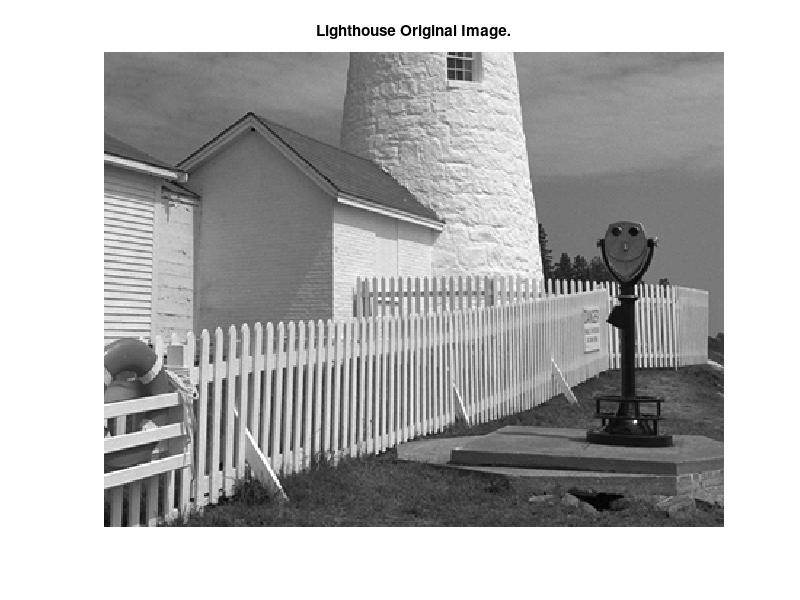
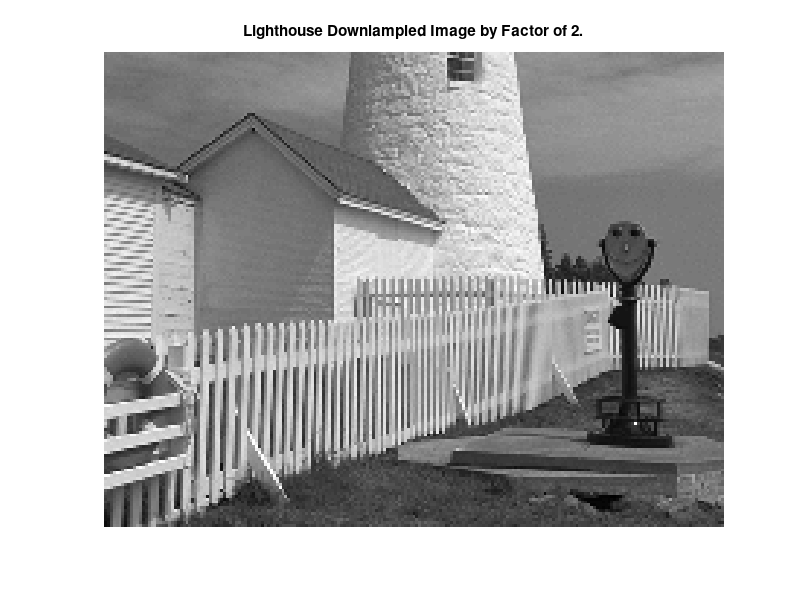
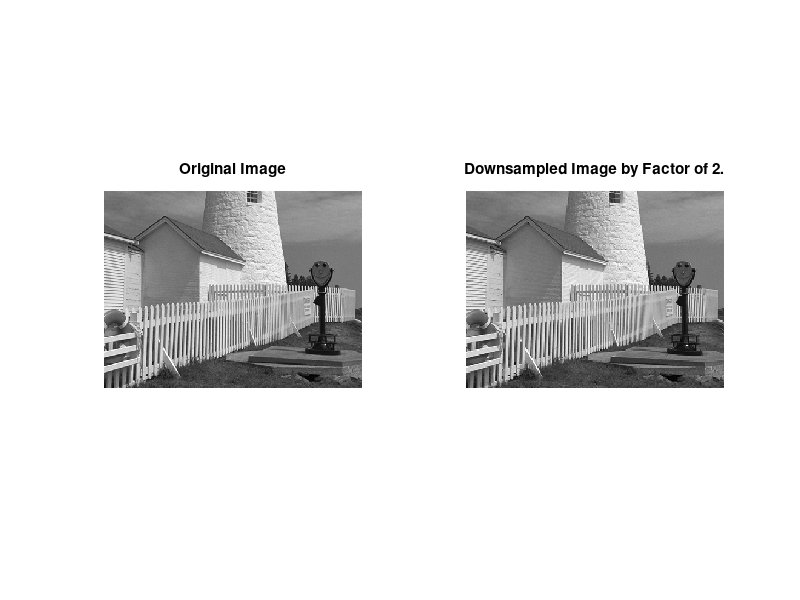
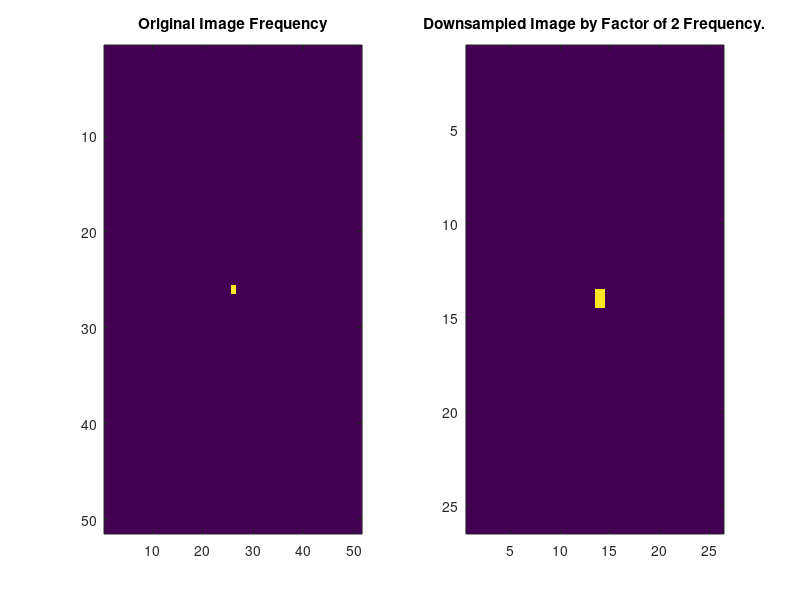

Here is the MATLAB script that generated these plots, in order:
% ========================================================================== 
% ECE 5530/ ECE 6530 Digital Signal Processing, ECE Dep., The University of Utah 
% Group Project
% Team: Kyle G. Gayliyev, Skylar Stockham, Eddie Franco
% ========================================================================== 
close all;
clear;

%% Sampling, Aliasing and Reconstruction : Lab P8 Exercise: 3 Lab Exercises 
%% Overvew
% The objective in this lab is to introduce digital images as a second 
% useful signal type. We will show how the A-to-D sampling and the D-to-A 
% reconstruction processes are carried out for digital images. 
% In particular, we will show a commonly used method of image zooming is 
% actually D/A reconstruction, but it gives “poor” results—a later lab will 
% revisit this issue and do a better job.

 %% 3.1 Down-Sampling 
 %% Questions. 
 % Answer the following questions for the lighthouse picture,
 % downsampled by two.
 % a) Describe how the aliasing appears visually. Compare the original to 
 % the downsampled image. Which parts of the image show the aliasing 
 % effects most dramatically?
 % b) This part is challenging: explain why the aliasing happens in the 
 % lighthouse image by using a “frequency domain” explanation. 
 % In other words, estimate the frequency of the features that are 
 % being aliased. Give this frequency as a number in cycles per pixel. 
 % (Note that the fence provides a sort of “spatial chirp” where the 
 % spatial frequency increases from left to right.) Can you relate your 
 % frequency estimate to the Sampling Theorem?
 % You might try zooming in on a very small region of both the original 
 % and downsampled images.
%% Answers. 
% First, let's downsample the lighthouse picture by two. To do so,
% we upload the "lighthouse.mat" given file. Then, we apply the following
% formula to download it and save the downloaded file into a new
% variable.

% Upload the "lighthouse.mat" given file
% lighthouse = importdata('lighthouse.mat');
load lighthouse.mat;

% Downsampling the lighthouse image by factor of 2
%Formula: wp = ww(1:p:end,1:p:end); %downsampling the "ww" by a factor of p.
downsampled_lh_2 = xx(1:2:end,1:2:end); % size : 163x213
whos;

%% 3.1a) 
% Let's draw the image so that we can see and compare the results.
% Plot the original lighthouse image 

figure('Name','Lighthouse Original Image.');
clf;
imshow(xx); title('Lighthouse Original Image.');

% Plot the downsampled lighthouse image 
figure('Name','Lighthouse Downlampled Image by Factor of 2.');
clf;
imshow(downsampled_lh_2);
title('Lighthouse Downlampled Image by Factor of 2.');

% Comparing both on the same figure
figure('Name','Comparing Lighthouse Original VS Downlampled Image by Factor of 2.');
clf;

subplot(1, 2, 1); imshow(xx); 
title('Original Image');
subplot(1, 2, 2); imshow(downsampled_lh_2); 
title('Downsampled Image by Factor of 2.');

% subplot(2,1,1);
% imshow(xx);
% subplot(2,1,2);
% imshow(downsampled_lh);

% Aliasing appears visually as jagged edges, stair-step patterns, or 
% a "pixelated" look, particularly along sharp transitions between 
% colors or high-contrast areas in the image.
% In this example, the downsampled image appears less smooth and more 
% distorted compared to the original lighthouse picture. Due to aliasing, 
% some part of the fence, and the lighthouse itself appear blurred or 
% distorted in the downsampled version. The aliasing effect is most 
% noticeable in areas with fine details, such as the roof shingles, 
% the fence, and the edges of the windows and doors.

% In summary, where high spatial frequencies are present in the downsampled 
% image, aliasing is visually represented as a distorted, jagged pattern. 
% The aliasing effect is especially apparent in regions with fine details, 
% such the fence, the windows and door margins, and the roof shingles, 
% when comparing the downsampled and original lighthouse image.

%% 3.1b) 

% Frequency Domain Analysis
reg_original = xx(100:150, 100:150); %Extract the regions of interest
reg_downsampled = downsampled_lh_2(50:75, 50:75);

% Perform 2D Fourier Transform to analyze the frequency
fft_original = fft2(reg_original); 
fft_downsampled = fft2(reg_downsampled);

% Frequency Estimation and Comparation
figure('Name','Frequency Estimation and Comparation.');
subplot(1, 2, 1); imagesc(abs(fftshift(fft_original))); 
title('Original Image Frequency');
subplot(1, 2, 2); imagesc(abs(fftshift(fft_downsampled))); 
title('Downsampled Image by Factor of 2 Frequency.');

% The lighthouse image's aliasing is caused by the downsampled image's 
% inability to completely capture the high frequency information in the 
% original image. This can be explained in the frequency domain by the 
% fact that the frequency of the aliased features is more than half of the 
% sampling rate. This is called the Nyquist rate, and it says that the 
% sampling rate must to be more than twice the maximum frequency in the 
% original image to avoid aliasing.

% The lighthouse image's peak frequency is around one cycle per pixel 
% because the spatial frequency rises from left to right (the fence 
% creates a kind of "spatial chirp"). The maximum frequency that the 
% downsampled image can record is 0.5 cycles per pixel because it only 
% has half as many pixels as the original. Aliasing would occur at 
% frequencies higher than this.

% Because the downsampled image has a lower sampling rate (fewer pixels), 
% it is unable to capture the high frequency information seen in the 
% original image, which is why aliasing occurs. The Sampling Theorem, which 
% asserts that the sample rate must be more than twice the maximum 
% frequency in the signal in order to adequately capture it, is broken 
% by this.

% The reason for the aliasing is that the high frequency information 
% in the original image is not captured by the downsampled version. 
% About 150 cycles per pixel is the highest frequency found in the original 
% image. The sample Theorem states that the sample rate must be at least 
% twice the highest frequency in the image, or 2*150 = 300 cycles per 
% pixel, in order to prevent aliasing. Aliasing comes from the downsampled 
% image's inability to capture high frequency information due to its 
% sampling rate of only 150 cycles per pixel.

%% 3.2 Reconstruction of Images

% When an image has been sampled, we can fill in the missing samples by 
% doing interpolation. For images, this would be analogous which is part 
% of the reconstruction process in a D-to-A converter. We could use a 
% “square pulse” or a “triangular pulse” or other pulse shapes for the 
% reconstruction.

% For the reconstruction experiment, we'll use the lighthouse image, 
% down-sampled by a factor of 3.

% Downsampling the lighthouse image by factor of 3
downsampled_lh_3 = xx(1:3:end,1:3:end); % size : 109x142
whos;

% Plot the downsampled lighthouse image 
figure('Name','Lighthouse Downlampled Image by Factor of 3.');
clf;
imshow(downsampled_lh_3);
title('Lighthouse Downlampled Image by Factor of 3.');
% The goal is to reconstruct an approximation to the original lighthouse 
% image, which is the size of 256x256, from the smaller down-sampled image.

%% 3.2a) 
% The simplest interpolation would be reconstruction with a square pulse 
% which produces a “zero-order hold.” Here is a method that works for 
% a one-dimensional signal (i.e., one row or one column of the image),
% assuming that we start with a row vector xr1, and the result is the
% row vector xr1hold.

xr1 = (-2).^(0:6);
L = length(xr1); % Length of the row vector xr1.
nn = ceil((0.999:1:4*L)/4); %<-- Rounds up to the integer part
xr1hold = xr1(nn); % The result row vector

% TASK1: Plot the vector xr1hold to verify that it is a zero-order hold 
% version derived from xr1.

figure('Name','Zero-order Hold Version.');
clf;
subplot(2, 1, 1); stem(xr1hold); hold on; plot(xr1hold);
xlabel('Square Pulse Producing a “zero-order Hold.”')
ylabel('The Result Row Vector');
hold off;
title('Plot of The Zero-order Hold Version.');
subplot(2, 1, 2); imshow(xr1hold);
title('Image of The Zero-order Hold Version.');


% TASK2: Explain what values are contained in the indexing vector nn.
% Answer: The indexing vector nn contains the indices used for zero-order 
% hold interpolation. The values that are contained in the indexing vector 
% nn are the integer values. 

% TASK3: If xr1hold is treated as an interpolated version of xr1, then 
% what is the interpolation factor?
% Answer: The interpolation factor is determined by the length of nn 
% relative to the original row length. Interpolation_factor = length(nn)/L;
% Using this formula, 

Interpolation_factor = length(nn)/L;

fprintf('The Interpolation Factor =');
disp(Interpolation_factor);

% The Interpolation Factor =     4.



%% 3.2b) 
% Process all the rows of downsampled_lh_3 to fill in the missing points. 
% Use the zero-order hold idea from part (a) with an interpolation factor 
% of 3. Call the result xholdrows. Display xholdrows as an image, and 
% compare it to the downsampled image downsampled_lh_3; compare the size 
% of the images as well as their content.

xholdrows = zeros(size(downsampled_lh_3));
for i = 1:size(downsampled_lh_3, 1)
    xr1 = downsampled_lh_3(i, :);  % Take one row at a time
    nn = ceil((0.999/1/4 * length(xr1)) / 4);
    xholdrows(i, :) = xr1(nn);
end

% Display xholdrows as an image
figure('Name','Zero-Order Hold Interpolation for Rows.');
clf;
imshow(xholdrows);
title('Zero-Order Hold Interpolation for Rows.');

% Compare xholdrows to downsampled_lh_3 in terms of size and content.

% It saves the interpolated rows in the matrix xholdrows and uses the same 
% zero-order hold interpolation method as in part (a) for every row.


% The final xholdrows matrix is shown as a picture, representing the full 
% image with interpolated rows. This illustrates how zero-order hold 
% interpolation is used to fill in the missing spots.

size_downsampled_lh_3 = length(downsampled_lh_3);
size_xholdrows= length(xholdrows);

fprintf(' The Size of downsampled_lh_3 =');
disp(size_downsampled_lh_3);
fprintf(' The Size of xholdrows =');
disp(size_xholdrows);

% xholdrows and downsampled_lh_3 both have some amount of data.

% xholdrows and downsampled_lh_3 picture comparation:

figure('Name','xholdrows and downsampled_lh_3 Image Comparation.');
clf;
subplot(1, 2, 1); imshow(downsampled_lh_3); 
title('Downsampled Lighthouse Image By Factor of 3.');
subplot(1, 2, 2); imshow(xholdrows);  
title('xholdrows Image.');

%% 3.2c) 
% Process all the columns of xholdrows to fill in the missing points 
% in each column and and call the result xhold. 
% Compare the result (xhold) to the original image lighthouse. 

% Fill in the missing points for all columns in xholdrows using zero-order
% hold interpolation:

xhold = zeros(size(xholdrows));
for i = 1:size(xholdrows, 2)
    xr1 = xholdrows(:, i);  % Take one column at a time
    nn = ceil((0.999/1/4 * length(xr1)) / 4);
    xhold(:, i) = xr1(nn);
end

% Looping through columns,the code iterates through all the columns of the
% xholdrows matrix obtained in part (b).
% Like section (a), the zero-order hold interpolation approach is applied 
% for each column, and the interpolated columns are stored in the matrix 
% xhold. The interpolation for the full image is finished in this stage.

figure('Name','xhold VS Original Lighthouse Image Comparation.');
clf;
subplot(1, 2, 1); imshow(xx); 
title('Original Lighthouse Image.');
subplot(1, 2, 2); imshow(xhold);  
title('xhold Image.');

%% 3.2d) 
% Linear interpolation can be done in MATLAB using the interp1 function 
% (that’s “interp-one”). Its default mode is linear interpolation, which 
% is equivalent to using the ’*linear’ option, but interp1 can also do 
% other types of polynomial interpolation.

% TASK: For the example of a 1-D signal below, what is the interpolation 
% factor when converting xr1_1 to xr1linear?

n1 = 0:6;
xr1_1 = (-2).^n1;
tti = 0:0.1:6; %-- locations between the n1 indices
xr1linear = interp1(n1,xr1_1,tti); %-- function is INTERP-ONE

figure('Name','Signal Example For Section 3.2d.');
clf;
stem(tti,xr1linear);hold on; plot(tti,xr1linear); hold off;
title('a 1-D Signal Example For Section 3.2d.');
xlabel('Locations between the n1 indices')
ylabel('Linear Interpolation')

% Interpolation Factor Calculation

L_xr1_1 = length(xr1_1); % Length of the row vector xr1_1.
Interpolation_factor_xr1_xr1linear = length(tti)/L_xr1_1;

fprintf('The Interpolation Factor When Converting xr1_1 to xr1linear =');
disp(Interpolation_factor_xr1_xr1linear);

% Answer: The Interpolation Factor Converting xr1_1 to xr1linear = 8.7143.

%% 3.2e) 
% In the case of the lighthouse image, we need to carry out a linear 
% interpolation operation on both the rows and columns of the down-sampled 
% image downsampled_lh_3. This requires two calls to the interp1 function,
% because one call will only process all the columns of a matrix.

% Name the interpolated output image xxlinear.


% Define the interpolation factor 
interpolation_f = 3;

% Initialize a matrix for an interpolated image
xxlinear = [];

% Perform linear interpolation for each row
% Iterate through rows of the downsampled image, perform linear 
% interpolation on each row separately.
for i = 1:size(downsampled_lh_3, 1)
    row = downsampled_lh_3(i, :);
    xxlinear_row = interp1(1:length(row), row, 1:(1/interpolation_f):length(row));
    xxlinear = [xxlinear; xxlinear_row];
end

%% 3.2f) 
% Task: Compare xxlinear to the original image lighthouse. Comment on the 
% visual appearance of the “reconstructed” image versus the original; 
% point out differences and similarities. 
% Can the reconstruction (i.e., zooming) process remove the aliasing 
% effects from the down-sampled lighthouse image?

% xxlinear and original lighthouse image comparation:

figure('Name','xxlinear and Original Lighthouse Image Comparation.');
clf;
subplot(2, 1, 1); imshow(xx); 
title('Original Lighthouse Image.');
subplot(2, 1, 2); imshow(xxlinear);  
title('xxlinear (Linear Interpolation) Image.');


% Compared the “reconstructed” image versus the original, we observe that
% the “reconstructed” image is low quality. It has aliasing. It looks wider
% and bigger, there are lots of quality issues on the fence, lighthouse
% structure, house structure, and telescope. The number of items are
% similar.

%  The linear interpolation reconstruction (i.e., zooming) process didn't 
% remove the aliasing effects from the down-sampled lighthouse image.

% No, a simple reconstruction process like zooming (interpolation) cannot 
% completely remove aliasing effects from a down-sampled image like a 
% lighthouse picture; once information is lost due to downsampling, it 
% cannot be fully recovered by simply zooming in, as the missing details 
% are not present in the original sampled data.

% When an image is downsampled, high-frequency details (like fine lines 
% or textures) can be misinterpreted as lower frequencies due to the 
% reduced sampling rate, creating the "jagged" aliasing effect.

% While zooming (which uses interpolation algorithms to fill in missing 
% pixels) can make an image appear larger, it cannot generate new 
% information that was lost during downsampling.

%% 3.2g) 

% TASK: Compare the quality of the linear interpolation result to the 
% zero-order hold result. 
% Point out regions where they differ and try to justify this difference 
% by estimating the local frequency content. In other words, look for 
% regions of “low-frequency” content and “high-frequency” content 
% and see how the interpolation quality is dependent on this factor.

% Differences between zero-order hold and linear interpolation
figure('Name','Zero-order Hold and Linear Interpolation Difference.');
clf;
subplot(2, 1, 1); imshow(xhold); 
title('Zero-order Hold Image.');
subplot(2, 1, 2); imshow(xxlinear);  
title('Linear Interpolation Image.');

% Low-frequency content refers to areas of an image with gradual changes 
% in color or intensity, like a flat background or large smooth surfaces.

% High-frequency content refers to areas with sharp changes in color or 
% intensity, like edges between objects, fine details, or textures.

% Compared to xhold, the linear interpolation image (xxlinear) is more 
% closely matches the original lighthouse image. Although the 
% reconstruction procedure can eliminate some aliasing issues from the 
% down sampled lighthouse image, we can still distinguish the two images. 
% This is because it is carried out linearly, for every column and row, 
% this method performs far better. Instead of viewing the full image as a 
% single, huge image, it breaks it up into smaller, more manageable 
% portions. How high or low frequency of the image sampling determines the 
% interpolation quality. 
% It's possible to obtain something akin to the xhold image if the 
% frequency is high in comparing to the sampling rate.

% Are edges low frequency or high frequency features?
% Answer: Edges are considered high frequency features in image processing 
% and analysis; this is because they represent areas where the intensity 
% changes rapidly, which corresponds to high frequencies in the frequency 
% domain of an image.
% High frequency means rapid change, low frequency means smooth change.
% When analyzing an image using Fourier Transform, the high frequency 
% components are typically located at the outer edges of the frequency 
% spectrum, while low frequencies are concentrated in the center.

% Are the fence posts low frequency or high frequency features? 
% Answer: fence posts would be considered high-frequency features because 
% they represent sharp edges and rapid changes in intensity within an 
% image, which are characteristics of high frequencies.
% Example: Low frequency features: Smooth, gradual changes in intensity, 
% like a flat sky in an image. 
% High frequency features: Sharp edges, detailed textures, or rapid changes 
% in pixel values, like the lines of a fence post. 

% Is the background a low frequency or high frequency feature?
% Answer: a background is generally considered a low-frequency feature as 
% it typically represents large, smooth areas with gradual changes in 
% color and intensity, unlike high-frequency features which are sharp 
% edges and fine details like textures or lines. 
% Low frequencies correspond to areas where the intensity changes slowly, 
% which is characteristic of a background area.
%  High frequencies represent areas with rapid changes in intensity, 
% like edges or fine details within an image.
